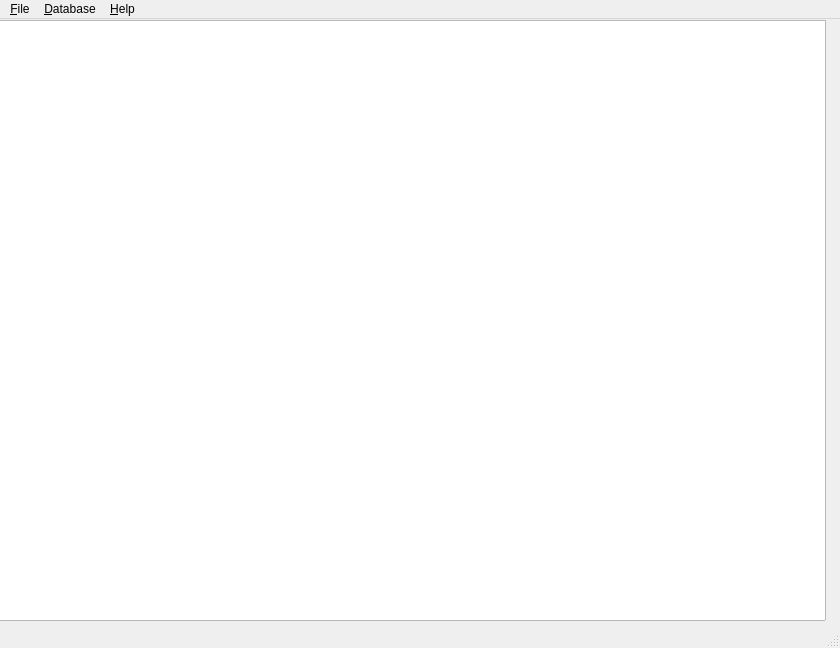
<?xml version="1.0" encoding="UTF-8"?>
<ui version="4.0">
 <class>MainWindow</class>
 <widget class="QMainWindow" name="MainWindow">
  <property name="geometry">
   <rect>
    <x>0</x>
    <y>0</y>
    <width>840</width>
    <height>648</height>
   </rect>
  </property>
  <property name="windowTitle">
   <string>MainWindow</string>
  </property>
  <widget class="QWidget" name="centralwidget">
   <widget class="QTableView" name="componentView">
    <property name="geometry">
     <rect>
      <x>-35</x>
      <y>1</y>
      <width>861</width>
      <height>601</height>
     </rect>
    </property>
   </widget>
  </widget>
  <widget class="QMenuBar" name="menubar">
   <property name="geometry">
    <rect>
     <x>0</x>
     <y>0</y>
     <width>840</width>
     <height>33</height>
    </rect>
   </property>
   <widget class="QMenu" name="menuFile">
    <property name="title">
     <string>&amp;File</string>
    </property>
    <addaction name="actionNewDatabase"/>
    <addaction name="actionOpenDatabase"/>
    <addaction name="actionCloseDatabase"/>
    <addaction name="separator"/>
    <addaction name="actionExit"/>
   </widget>
   <widget class="QMenu" name="menuDatabase">
    <property name="title">
     <string>&amp;Database</string>
    </property>
   </widget>
   <widget class="QMenu" name="menuHelp">
    <property name="title">
     <string>&amp;Help</string>
    </property>
    <addaction name="actionAbout"/>
   </widget>
   <addaction name="menuFile"/>
   <addaction name="menuDatabase"/>
   <addaction name="menuHelp"/>
  </widget>
  <widget class="QStatusBar" name="statusbar"/>
  <action name="actionExit">
   <property name="text">
    <string>E&amp;xit</string>
   </property>
   <property name="shortcut">
    <string>Ctrl+Q</string>
   </property>
  </action>
  <action name="actionAbout">
   <property name="text">
    <string>&amp;About</string>
   </property>
  </action>
  <action name="actionNewDatabase">
   <property name="text">
    <string>&amp;New Database</string>
   </property>
  </action>
  <action name="actionOpenDatabase">
   <property name="text">
    <string>&amp;Open Database</string>
   </property>
  </action>
  <action name="actionCloseDatabase">
   <property name="text">
    <string>&amp;Close Database</string>
   </property>
  </action>
 </widget>
 <resources/>
 <connections/>
</ui>
